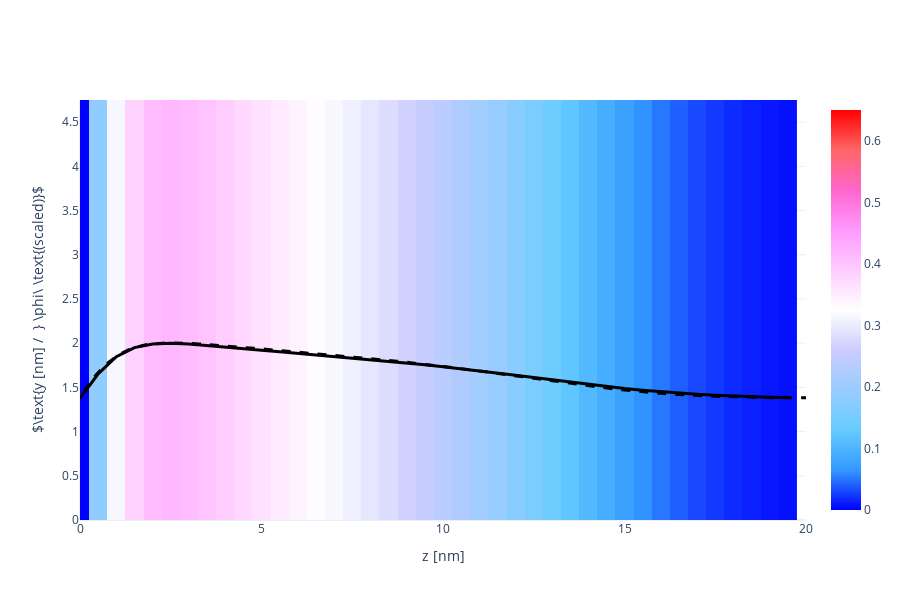

Here is the notebook cell this chart was saved with:
### Code cell
X, Y, Z = np.array(phAr.iloc[:,0]), np.array(phAr.iloc[:,1]), np.array(phAr.iloc[:,2])
vol = np.array(phAr.iloc[:,3])

Lz_max = 20
vol = vol[Z < Lz_max]
X = X[Z < Lz_max]
Y = Y[Z < Lz_max]
Z = Z[Z < Lz_max]

Nz_new = int(len(Z)/Nx/Ny)
x = [X[i*Ny*Nz_new] for i in range(Nx)]
y = [Y[j*Nz_new]    for j in range(Ny)]
z = [Z[k]           for k in range(Nz_new)]

xslice = 10
islice = int(xslice*(x[1]-x[0]))
vol = np.array([vol[(islice*Ny+j)*Nz_new+k] for j in range(Ny) for k in range(Nz_new)]).reshape(Ny, Nz_new)

import plotly.graph_objects as go
heatmap = go.Heatmap(
            x=z, y=y, z=vol,
            zmin = 0.0, zmax = 0.65,
            colorscale= 'Picnic'
          )
scatter = go.Scatter(
            x = z,
            y = 1.5*vol[int(Ny/2), :] + max(y)/2-1,
            line = dict(color='black', width=3)
          )

fname = GIT+'ph_a030x075_1D.dat'
df = pd.read_csv(fname, sep="\s+", skiprows=0)
a000x075_1d = pd.DataFrame([df.iloc[:,0], df.iloc[:,1]], index=['z', 'pha']).T

reference = go.Scatter(
                x = a000x075_1d.z,
                y = 1.5*a000x075_1d.pha + max(y)/2-1,
                line = dict(color='black', width=3, dash='dash')
            )

layout = go.Layout( xaxis_range = [0, Lz_max], yaxis_range = [0, y[-1]],
                    yaxis_title = r'$\text{y [nm] /  } \phi\ \text{(scaled)}$', xaxis_title = 'z [nm]',
                    scene_xaxis_showticklabels=True,
                    scene_yaxis_showticklabels=True,
                    scene_zaxis_showticklabels=True,
                    showlegend = False,
                    template='plotly_white', width=900, height=600)
fig = go.Figure(data = [heatmap, scatter, reference], layout = layout)
fig.show()

### Figure 1 — Plotly figure (JSON) as saved in the notebook; plotly's stock layout.template omitted (floating-point values rounded to 4 significant figures; data arrays with more than 128 entries replaced by an {"elided": "..."} marker saying what was removed)
{"data": [{"colorscale": [[0, "rgb(0,0,255)"], [0.1, "rgb(51,153,255)"], [0.2, "rgb(102,204,255)"], [0.3, "rgb(153,204,255)"], [0.4, "rgb(204,204,255)"], [0.5, "rgb(255,255,255)"], [0.6, "rgb(255,204,255)"], [0.7, "rgb(255,153,255)"], [0.8, "rgb(255,102,204)"], [0.9, "rgb(255,102,102)"], [1, "rgb(255,0,0)"]], "type": "heatmap", "x": [0, 0.5, 1, 1.5, 2, 2.5, 3, 3.5, 4, 4.5, 5, 5.5, 6, 6.5, 7, 7.5, 8, 8.5, 9, 9.5, 10, 10.5, 11, 11.5, 12, 12.5, 13, 13.5, 14, 14.5, 15, 15.5, 16, 16.5, 17, 17.5, 18, 18.5, 19, 19.5], "y": [0, 0.25, 0.5, 0.75, 1, 1.25, 1.5, 1.75, 2, 2.25, 2.5, 2.75, 3, 3.25, 3.5, 3.75, 4, 4.25, 4.5, 4.75], "z": {"elided": "20x40 float values"}, "zmax": 0.65, "zmin": 0}, {"line": {"color": "black", "width": 3}, "type": "scatter", "x": [0, 0.5, 1, 1.5, 2, 2.5, 3, 3.5, 4, 4.5, 5, 5.5, 6, 6.5, 7, 7.5, 8, 8.5, 9, 9.5, 10, 10.5, 11, 11.5, 12, 12.5, 13, 13.5, 14, 14.5, 15, 15.5, 16, 16.5, 17, 17.5, 18, 18.5, 19, 19.5], "y": [1.375, 1.653, 1.847, 1.95, 1.991, 1.999, 1.99, 1.975, 1.957, 1.939, 1.92, 1.902, 1.885, 1.867, 1.85, 1.832, 1.814, 1.795, 1.775, 1.755, 1.733, 1.711, 1.687, 1.662, 1.637, 1.611, 1.585, 1.559, 1.534, 1.51, 1.488, 1.468, 1.451, 1.435, 1.422, 1.411, 1.402, 1.395, 1.39, 1.385]}, {"line": {"color": "black", "dash": "dash", "width": 3}, "type": "scatter", "x": {"elided": "440 float values"}, "y": {"elided": "440 float values"}}], "layout": {"height": 600, "scene": {"xaxis": {"showticklabels": true}, "yaxis": {"showticklabels": true}, "zaxis": {"showticklabels": true}}, "showlegend": false, "width": 900, "xaxis": {"range": [0, 20], "title": {"text": "z [nm]"}, "type": "linear"}, "yaxis": {"range": [0, 4.75], "title": {"text": "$\\text{y [nm] /  } \\phi\\ \\text{(scaled)}$"}, "type": "linear"}}}
